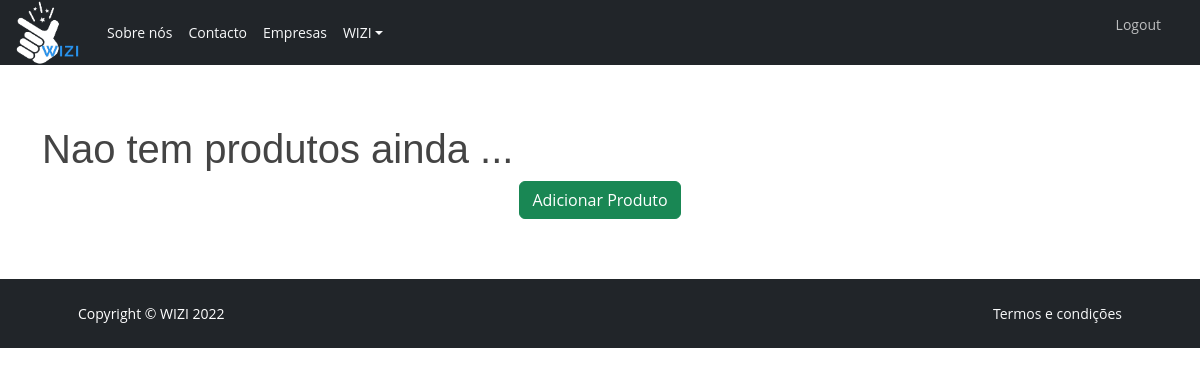
The page /products/ (signed in) on the database as committed earlier.
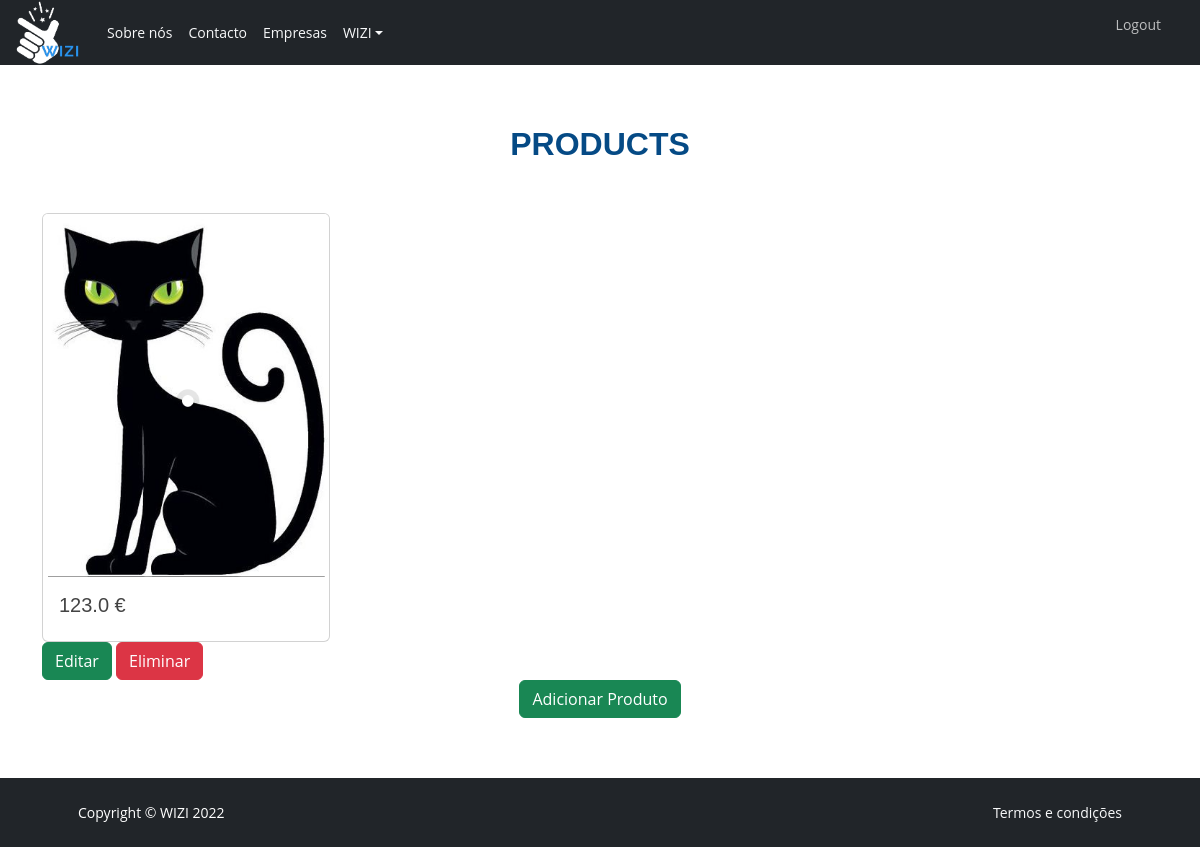
The same page on the database as committed later.
### src/models.py (models this page shows)
class Product(models.Model):
    company = models.ForeignKey(Company, on_delete=models.CASCADE, default=None)
    image = models.ImageField(default="default.png")
    price = models.FloatField()
    name = models.CharField(max_length=50, blank=True, null=True)

### src/views.py (the view)
# urls.py: path('products/', listing_product),
@login_required
def listing_product(request):
    try:
        company = Company.objects.get(user=request.user)
    except Company.DoesNotExist:
        company = None
    products = Product.objects.filter(company=company)
    context = {
        "products": products,
        "company": company,
    }
    return render (request, "list_product.html", context)

### templates/list_product.html (shortened to what this page needs)
{% extends 'base.html' %}
{% load static %}
{% block content %}
<section id="services" class="services">
  <div class="container" data-aos="fade-up">
  {% if company != None %}
      {% if products|length == 0 %}
        <h1>Nao tem produtos ainda ...</h1>
      {% else %}
          <div class="section-title">
            <h2>Products</h2>
          </div>
          <div class="row">
          {% for product in products %}
            <div class="col-md-4" data-aos="fade-up" data-aos-delay="200">
                <div class="card" style="width: 18rem;">
                    <img src="{{product.image.url}}" class="card-img-top">
                    <div class="card-body">
                      <h5 class="card-title">{{product.price}} €</h5>
                    </div>
                  </div>
                  <a href="/products/{{ product.id }}/update/"><button type="submit" class="btn btn-success">Editar</button></a>
                  <a href="/products/{{ product.id }}/delete/"><button type="submit" class="btn btn-danger">Eliminar</button></a>
                </div>
              {% endfor %}
            </div>
          </div>
      {% endif %}
    <div class="d-flex align-items-center justify-content-center">
      <a href=" {% url 'create-product' %} "><button type="submit" class="btn btn-success">Adicionar Produto</button></a>
  {% else %}
      <h1>E necessario ter uma pagina para adicionar produtos</h1>
      <a href="/companies/"><button type="submit" class="btn btn-success">Gerir pagina</button></a>
      {% endif %}
  </div>
</section>
{% endblock content %}

Rows that differ between the two databases and show on the page:
added Product: image (picture), price "123.0"
Other text that changed with them:
text no longer shown: "Nao tem produtos ainda ..."
text now shown: "PRODUCTS"
